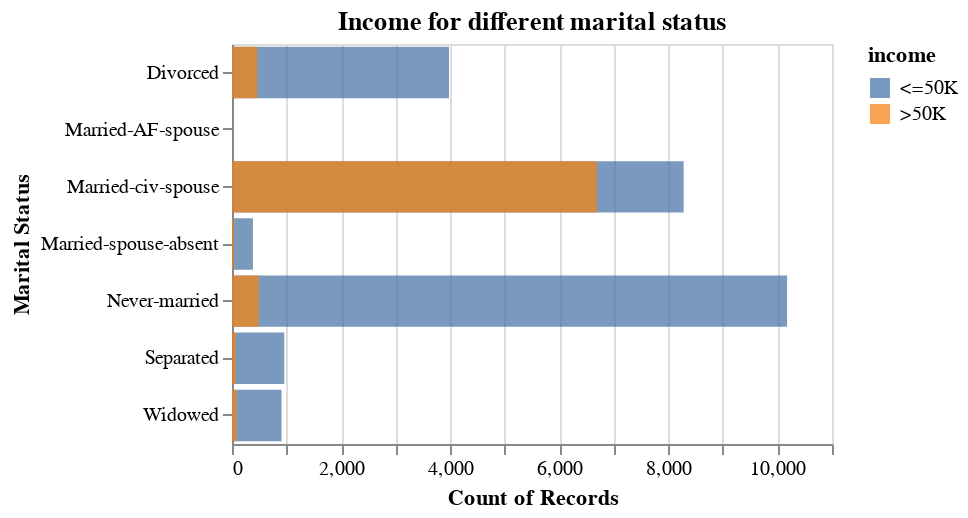

Notebook code cell kept with this figure:
### Markdown cell above
## Visualization of Dataset

### Code cell
alt.Chart(data_adult, title = "Income for different marital status").mark_bar(opacity = 0.75).encode(
    alt.Y('marital-status').title("Marital Status"),
    alt.X('count()').stack(False),
    alt.Color('income')
).properties(
    height=200,
    width=300
)

### Figure 1 — Vega specification as saved in the notebook (floating-point values rounded to 4 significant figures)
{"$schema": "https://vega.github.io/schema/vega/v5.json", "data": [{"name": "source_0", "values": [{"__count": 10176, "income": " <=50K", "marital-status": " Never-married"}, {"__count": 8280, "income": " <=50K", "marital-status": " Married-civ-spouse"}, {"__count": 3978, "income": " <=50K", "marital-status": " Divorced"}, {"__count": 384, "income": " <=50K", "marital-status": " Married-spouse-absent"}, {"__count": 6690, "income": " >50K", "marital-status": " Married-civ-spouse"}, {"__count": 491, "income": " >50K", "marital-status": " Never-married"}, {"__count": 463, "income": " >50K", "marital-status": " Divorced"}, {"__count": 959, "income": " <=50K", "marital-status": " Separated"}, {"__count": 13, "income": " <=50K", "marital-status": " Married-AF-spouse"}, {"__count": 908, "income": " <=50K", "marital-status": " Widowed"}, {"__count": 66, "income": " >50K", "marital-status": " Separated"}, {"__count": 85, "income": " >50K", "marital-status": " Widowed"}, {"__count": 34, "income": " >50K", "marital-status": " Married-spouse-absent"}, {"__count": 10, "income": " >50K", "marital-status": " Married-AF-spouse"}]}, {"name": "source_0_x_domain___count", "values": [{"min": 10, "max": 10176}]}, {"name": "source_0_y_domain_marital-status", "values": [{"marital-status": " Never-married"}, {"marital-status": " Married-civ-spouse"}, {"marital-status": " Divorced"}, {"marital-status": " Married-spouse-absent"}, {"marital-status": " Separated"}, {"marital-status": " Married-AF-spouse"}, {"marital-status": " Widowed"}]}, {"name": "source_0_color_domain_income", "values": [{"income": " <=50K"}, {"income": " >50K"}]}], "marks": [{"type": "rect", "name": "marks", "from": {"data": "source_0"}, "encode": {"update": {"y": {"field": "marital-status", "scale": "y"}, "fill": {"field": "income", "scale": "color"}, "height": {"signal": "max(0.25, bandwidth('y'))"}, "x2": {"value": 0, "scale": "x"}, "opacity": {"value": 0.75}, "x": {"field": "__count", "scale": "x"}}}, "style": ["bar"]}], "scales": [{"name": "x", "type": "linear", "domain": [{"signal": "(data(\"source_0_x_domain___count\")[0] || {}).min"}, {"signal": "(data(\"source_0_x_domain___count\")[0] || {}).max"}], "range": [0, {"signal": "width"}], "nice": true, "zero": true}, {"name": "y", "type": "band", "domain": {"data": "source_0_y_domain_marital-status", "field": "marital-status", "sort": true}, "range": [0, {"signal": "height"}], "paddingOuter": 0.05, "paddingInner": 0.1}, {"name": "color", "type": "ordinal", "domain": {"data": "source_0_color_domain_income", "field": "income", "sort": true}, "range": "category"}], "axes": [{"scale": "x", "tickCount": {"signal": "ceil(width/40)"}, "domain": false, "labels": false, "orient": "bottom", "minExtent": 0, "ticks": false, "maxExtent": 0, "aria": false, "zindex": 0, "gridScale": "y", "grid": true}, {"scale": "x", "labelFlush": true, "title": "Count of Records", "labelOverlap": true, "grid": false, "tickCount": {"signal": "ceil(width/40)"}, "zindex": 0, "orient": "bottom"}, {"scale": "y", "title": "Marital Status", "orient": "left", "zindex": 0, "grid": false}], "title": {"text": "Income for different marital status", "frame": "group"}, "height": 200, "padding": 5, "style": "cell", "width": 300, "background": "white", "legends": [{"fill": "color", "symbolType": "square", "title": "income", "encode": {"symbols": {"update": {"opacity": {"value": 0.75}}}}}]}
